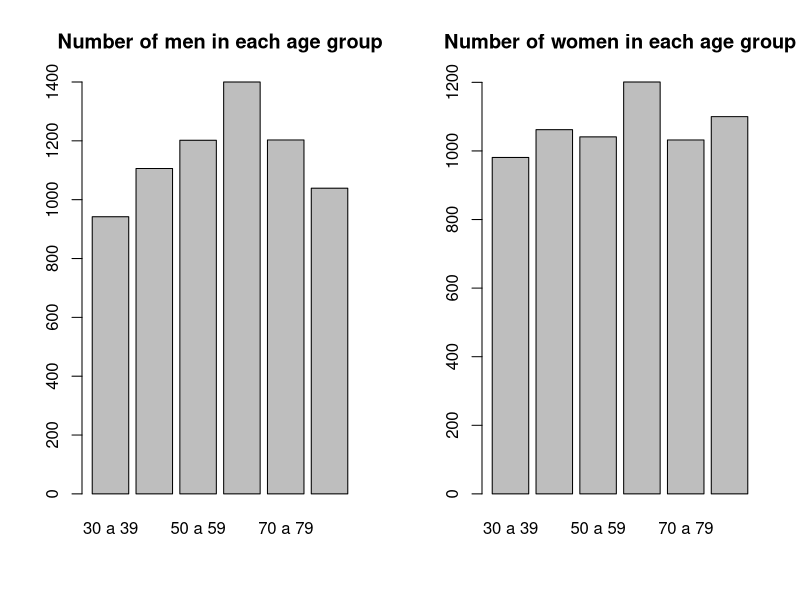
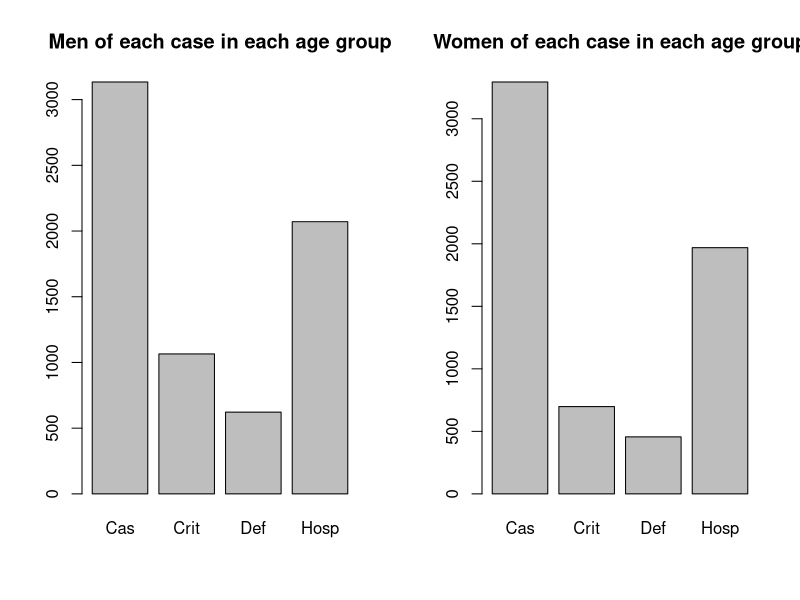
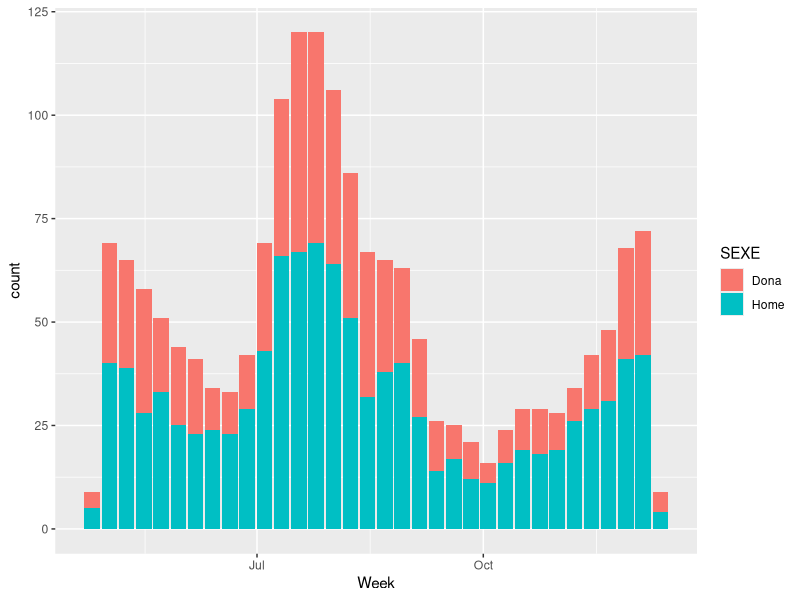
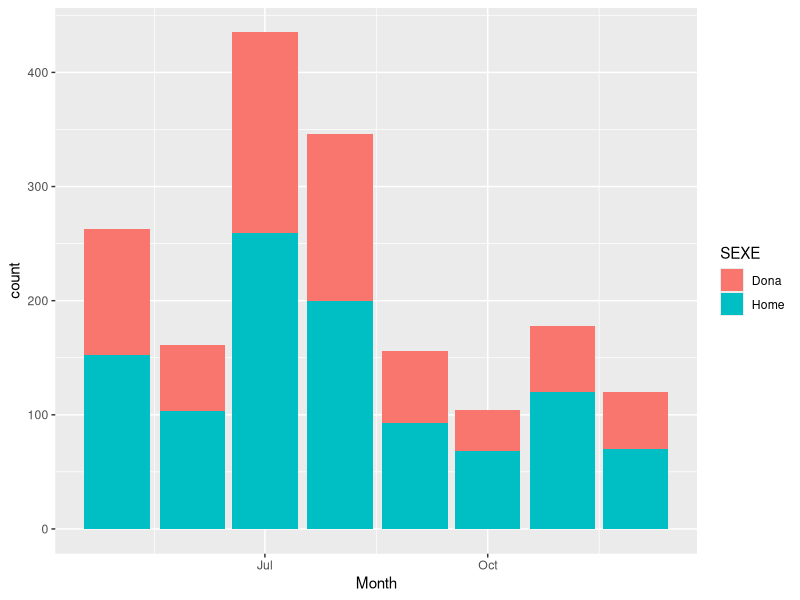

The R source for these figures, in order:
## ---- chunk 1
rm(list = ls())
knitr::opts_chunk$set(echo = TRUE, warning = F)
# setwd("/home/ajo/gitRepos/glm/Deliverable")
library(dplyr)
library(lubridate)
library(ggplot2)
## ---- chunk 2
data <- read.csv("Impacte_del_COVID-19_per_estat_de_vacunaci_.csv")
#dim(data)
#head(data)
#str(data)
#summary(data)

data$DATA <- as.Date(data$DATA, format = "%d/%m/%Y")
data$EDAT <- as.factor(data$EDAT)
covid.data <- data %>% filter(DATA >= "2021-05-01" & DATA <= "2021-12-12") %>% 
      filter(EDAT %in% c("30 a 39", "40 a 49", "50 a 59", "60 a 69", "70 a 79", "80 o més"))
# What about "No classificat"?
#summary(covid.data)
#str(covid.data)
covid.data$EDAT <- factor(covid.data$EDAT, labels = c("30 a 39", "40 a 49", "50 a 59", "60 a 69", "70 a 79", "80 o més"))
covid.data$ESDEVENIMENT <- factor(covid.data$ESDEVENIMENT, labels = c("Cas", "Crit", "Def", "Hosp"))

# Need to make some more factors. 
# Create week and month variables
covid.data$Week <- floor_date(covid.data$DATA, "week")
covid.data$Month <- floor_date(covid.data$DATA, "month")
## ---- chunk 3
covid.data.women <- covid.data %>% filter(SEXE == "Dona")
covid.data.men <- covid.data %>% filter(SEXE == "Home")
## ---- chunk 4
par(mfrow = c(1,2))
barplot(height = table(covid.data.men$EDAT), main = "Number of men in each age group")
barplot(height = table(covid.data.women$EDAT), main = "Number of women in each age group")
# Could surely do some fancy barplot with GGPlot showing the info for both at the same time!
## ---- chunk 5
par(mfrow = c(1,2))
barplot(height = table(covid.data.men$ESDEVENIMENT), main = "Men of each case in each age group")
barplot(height = table(covid.data.women$ESDEVENIMENT), main = "Women of each case in each age group")
# Could surely do some fancy barplot with GGPlot showing the info for both at the same time!
## ---- chunk 6
# Group data 
covid.data.critics <- covid.data %>% filter(ESDEVENIMENT == "Crit")
## Plot evolution of critical patients 
ggplot(data = covid.data.critics, aes(Week)) +
  geom_bar(aes(fill = SEXE))
ggplot(data = covid.data.critics, aes(Month)) +
  geom_bar(aes(fill = SEXE))
## ---- chunk 7
